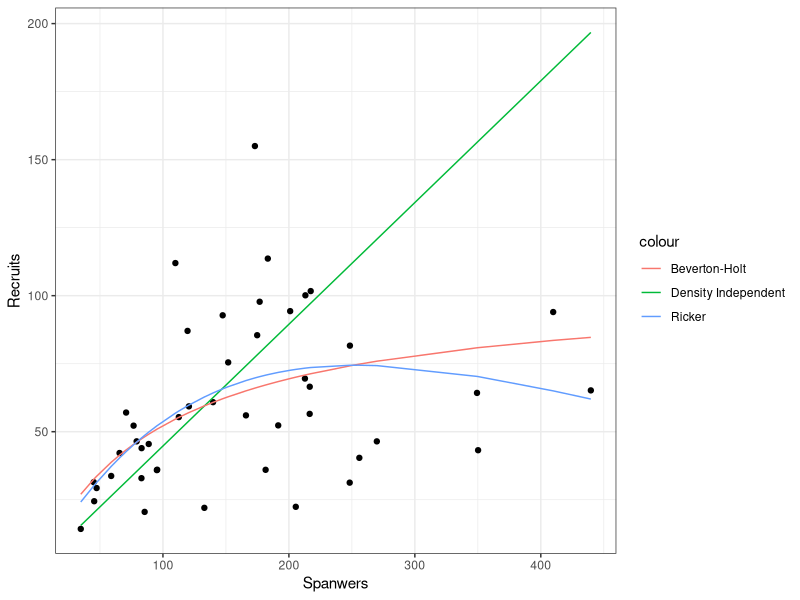

This chart was generated by the following R code:
library(ggplot2)
library(here)

# QUESTION 1 ####

## a - Conclusions from Table 1 ####

## b - Relate AIC, dAIC, and Weights ####

## c - Make conclusions from figure, relate to table ####

## d - do the results indicate how occupancy changes w disturbance history? ####



# QUESTION 2 ####
sardine <- read.csv(here("Exam 2","Exam_2_SRdata.csv"))

## a - stock-recruitment plot with three models ####

#make density independent model
sr.ind <- nls(log(R)~log(a*S), data=sardine, start=c(a=.2), trace=T)
SEE.sr.ind <- summary(sr.ind)$sigma
pred.sr.ind <- exp(predict(sr.ind))*exp((SEE.sr.ind^2)/2)

#make B-H model
sr.bh <- nls(log(R)~log(a*S/(1+b*S)), data=sardine,start=c(a=1.0,b=5e-5), trace=T)
SEE.sr.bh <- summary(sr.bh)$sigma
pred.sr.bh <- exp(predict(sr.bh))*exp((SEE.sr.bh^2)/2)

#make Ricker model
# log(R)=log(a)+log(S)-b*S+e
sr.ric <- nls(log(R)~log(a)+log(S)-(b*S), start=c(a = 1.0, b=5e-5), data=sardine,trace=T)
SEE.sr.ric <- summary(sr.ric)$sigma
pred.sr.ric <- exp(predict(sr.ric))*exp((SEE.sr.ric^2)/2)

#plot
plot.sr <- ggplot(data=sardine, aes(x=S, y=R))+geom_point()+
            theme_bw()+labs(x="Spanwers", y="Recruits")+
            geom_line(aes(y=pred.sr.ind,color="Density Independent"))+
            geom_line(aes(y=pred.sr.bh,color="Beverton-Holt"))+
            geom_line(aes(y=pred.sr.ric,color="Ricker"))
plot.sr


## b - table of a and b parameters, AIC, dAIC ####

## c - diagnostic plots (normality, HOV) ####

## d - which model is best? ####



# QUESTION 3 ####

## a - YPR analysis to find Fmax and F0.1 ####

## b - SBPR analysis for F30 and F40 ####

## c - graph YPR vs F, including all four reference points ####

## d - graph % max SPR with all four reference points ####

## e - table to summarize results for all reference points ####

## f - tradeoffs, recommend a reference point


# QUESTION 4 ####

# QUESTION 5 ####
#1 hr so far
